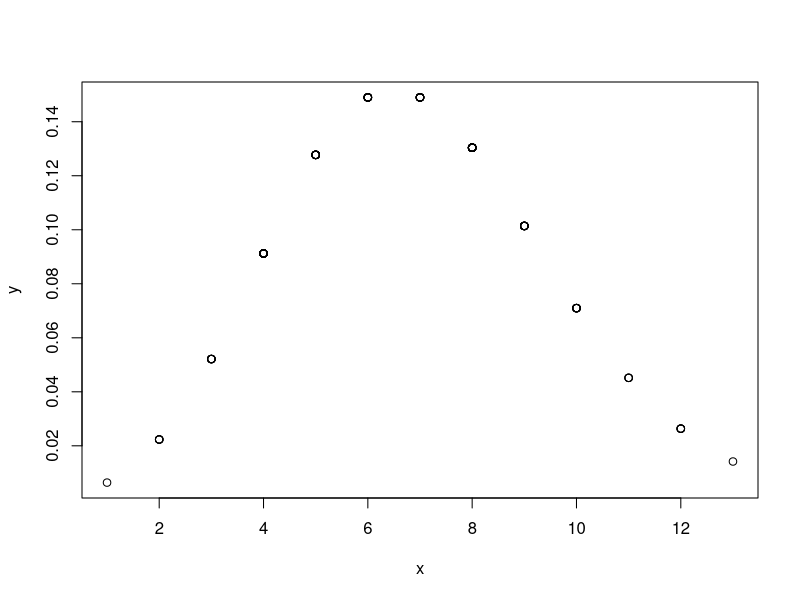

Here is the R script that generated this plot:


x=rpois(10,4)
length(x)


dpois(4,7)
ppois(4,7)
x <- rpois(100,7)
x

y <- dpois(x,7)

plot(x,y)
ppois(x,7,lower.tail = T)



head(x)

length(x)
# n <- rnorm(100)
# n1 <- dnorm(n)
# plot(n,n1)
# table(x,y)
# 
# table(y)

ppois(100,7,lower.tail=T)





